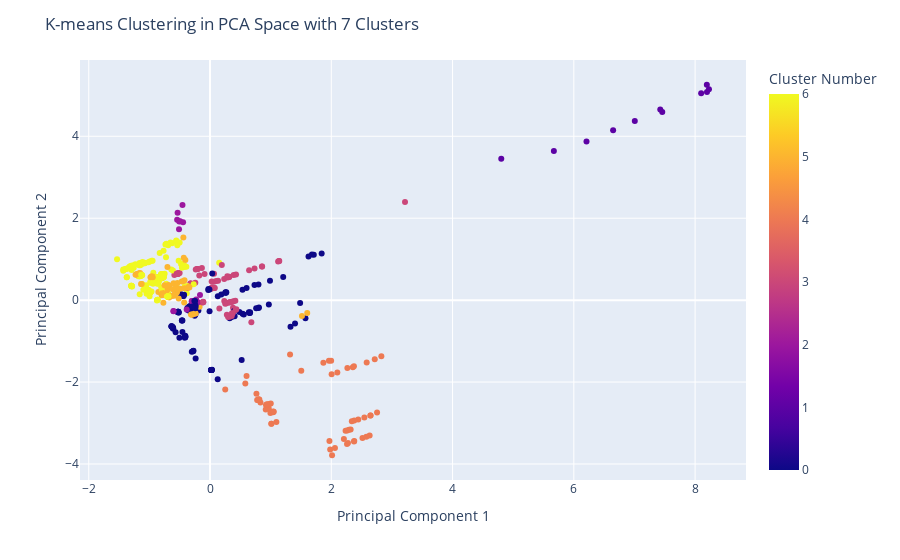

The notebook cell this image was saved under:
### Code cell
import pandas as pd
from sklearn.preprocessing import StandardScaler
from sklearn.preprocessing import LabelEncoder
from sklearn.cluster import KMeans
from sklearn.decomposition import PCA
import matplotlib.pyplot as plt
import plotly.express as px
from plotly.offline import init_notebook_mode, iplot

# Load the data
data = pd.read_csv("/Users/kendallgilbert/dsan-5000-project-kendallgilbert180/dsan-website/5000-website/data/01-modified-data/nb_record.csv")

# Encode the 'Country' column
label_encoder = LabelEncoder()
data['Country'] = label_encoder.fit_transform(data['Country'])

# Select features to standardize / Standarize
features_to_standardize = ['Aqua Production (Millions)', 'Marine Protected Area (sqkm)', 'Inventions (number)', 'Instruments (number)', 'Fishing Exports (Millions)', 'Value', 'Country']
scaler = StandardScaler()
data_standardized = scaler.fit_transform(data[features_to_standardize])
data_standardized = pd.DataFrame(data_standardized, columns=features_to_standardize)

# Apply PCA on the standardized data
pca = PCA(n_components=3) 
reduced_data = pca.fit_transform(data_standardized)
data_standardized['PCA1'] = reduced_data[:, 0]
data_standardized['PCA2'] = reduced_data[:, 1]

# Performing K-means clustering on the reduced data
kmeans_pca = KMeans(n_clusters=7, random_state=42)
kmeans_pca.fit(reduced_data)
data_standardized['cluster_number_pca'] = kmeans_pca.labels_

# Visualize clusters in the reduced space using matplotlib
plt.scatter(data_standardized['PCA1'], data_standardized['PCA2'], c=data_standardized['cluster_number_pca'], cmap='viridis', marker='o', s=50)
plt.title('K-means Clustering in PCA Space with 7 Clusters')
plt.xlabel('Principal Component 1')
plt.ylabel('Principal Component 2')

# Assuming 'Country' is the column containing country information in your DataFrame
hover_data = data_standardized[['Country']]

data_standardized['Country'] = data_standardized['Country'].apply(lambda x: f'{x:.3f}')


fig = px.scatter(data_standardized, x='PCA1', y='PCA2', color='cluster_number_pca', hover_data=hover_data,
                 labels={'cluster_number_pca': 'Cluster Number', 'PCA1': 'Principal Component 1', 'PCA2': 'Principal Component 2'})

fig.update_layout(title='K-means Clustering in PCA Space with 7 Clusters', xaxis_title='Principal Component 1', yaxis_title='Principal Component 2')
fig.show()

### Figure 1 — Plotly figure (JSON) as saved in the notebook; plotly's stock layout.template omitted (floating-point values rounded to 4 significant figures; data arrays with more than 128 entries replaced by an {"elided": "..."} marker saying what was removed)
{"data": [{"customdata": {"elided": "516x1 str values"}, "hovertemplate": "Principal Component 1=%{x}<br>Principal Component 2=%{y}<br>Country=%{customdata[0]}<br>Cluster Number=%{marker.color}<extra></extra>", "legendgroup": "", "marker": {"color": {"elided": "516 int values"}, "coloraxis": "coloraxis", "symbol": "circle"}, "mode": "markers", "name": "", "orientation": "v", "showlegend": false, "type": "scatter", "x": {"elided": "516 float values"}, "xaxis": "x", "y": {"elided": "516 float values"}, "yaxis": "y"}], "layout": {"coloraxis": {"colorbar": {"title": {"text": "Cluster Number"}}, "colorscale": [[0, "#0d0887"], [0.1111, "#46039f"], [0.2222, "#7201a8"], [0.3333, "#9c179e"], [0.4444, "#bd3786"], [0.5556, "#d8576b"], [0.6667, "#ed7953"], [0.7778, "#fb9f3a"], [0.8889, "#fdca26"], [1, "#f0f921"]]}, "legend": {"tracegroupgap": 0}, "margin": {"t": 60}, "title": {"text": "K-means Clustering in PCA Space with 7 Clusters"}, "xaxis": {"anchor": "y", "domain": [0, 1], "title": {"text": "Principal Component 1"}}, "yaxis": {"anchor": "x", "domain": [0, 1], "title": {"text": "Principal Component 2"}}}}
